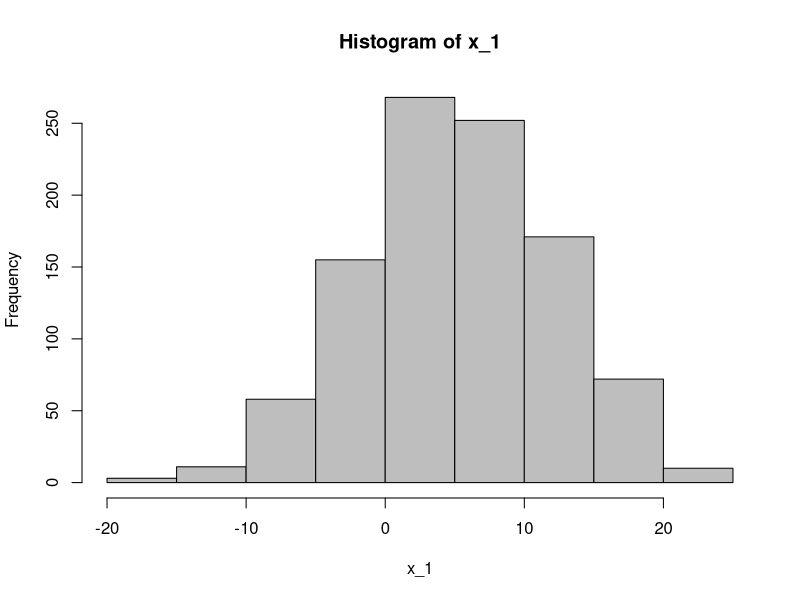
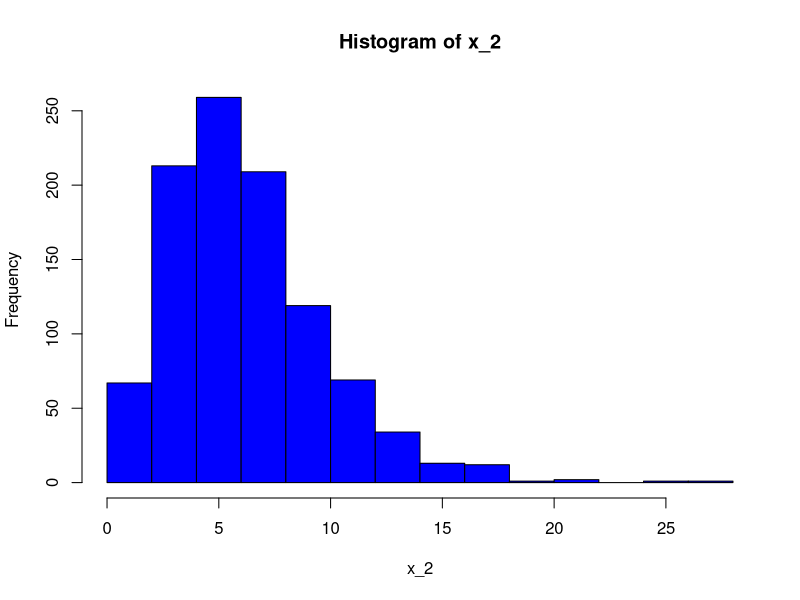
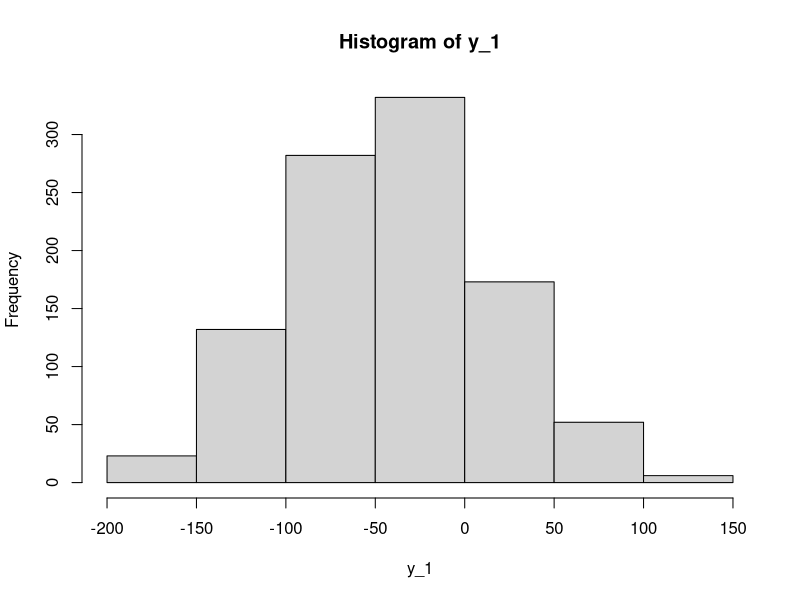
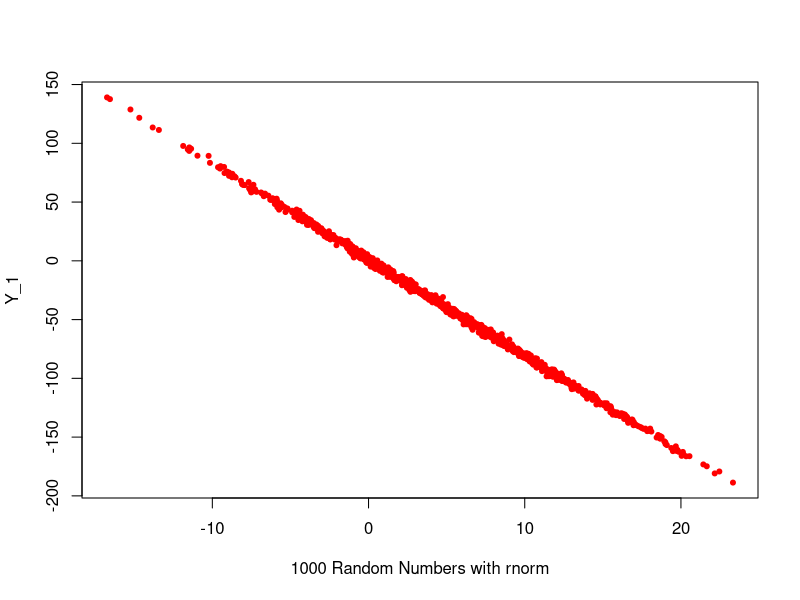
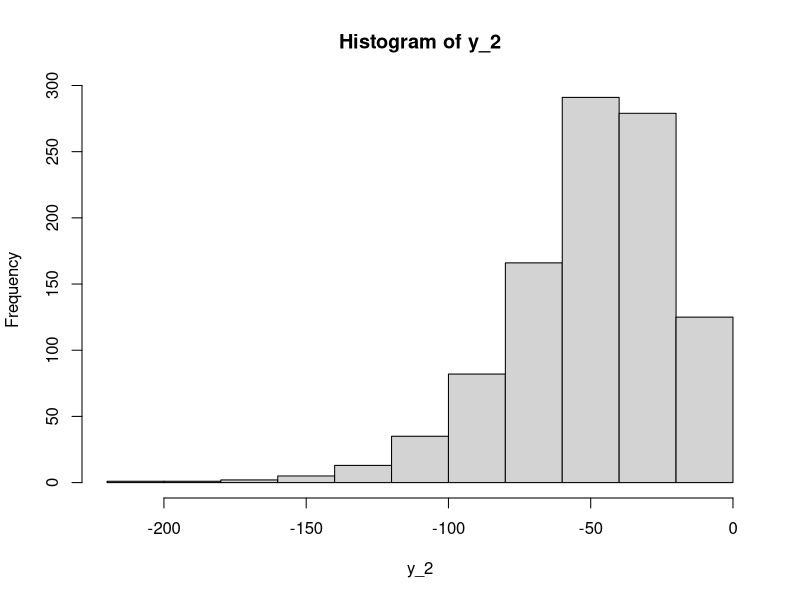
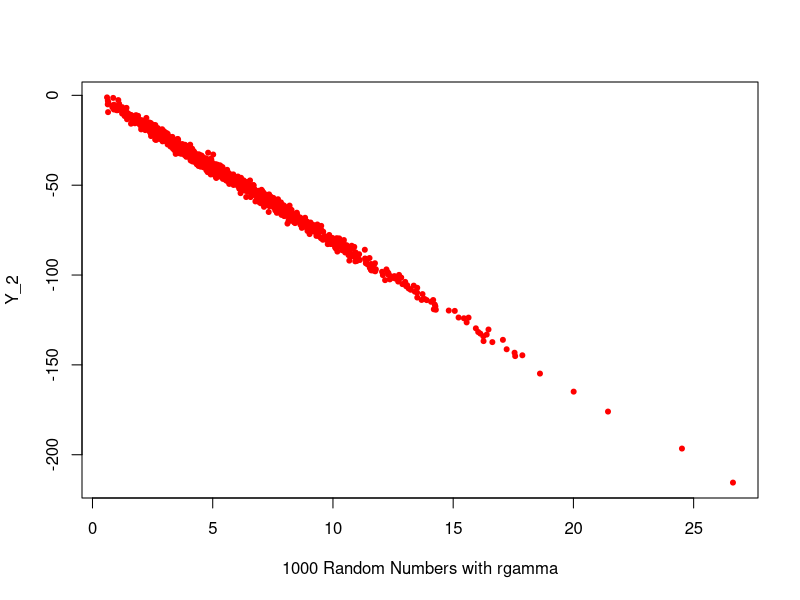

Generate these figures, in order, with R:
#Simulating fake random normal data
x_1 <- rnorm(1000,5,7) #1000 Random numbers mean 5 and standard deviation of 7

#Simulate gamma distrubation
x_2 <- rgamma (n = 1000, shape = 3, scale = 2)

#Plot data
hist(x_1, col = "gray") #plot p(x)
hist(x_2, col = "blue") #plot p(x)

true_error <- rnorm(1000,0,2)
true_beta_0 <- 1.1
true_beta_1 <- -8.2

y_1 <- true_beta_0 + true_beta_1*x_1 + true_error
hist(y_1) #plot p(y_1)
plot(x_1,y_1, pch=20, col= "red", xlab = "1000 Random Numbers with rnorm",
     ylab = "Y_1") #plot p(x,y)

#using gamma distrubation
y_2 <- true_beta_0 + true_beta_1*x_2 + true_error
hist(y_2) #plot p(y_2)
plot(x_2,y_2, pch=20, col= "red", xlab = "1000 Random Numbers with rgamma",
     ylab = "Y_2") #plot p(x,y)

#checking the original data
true_beta_0
true_beta_1

# Test the model
model_1 <- lm(formula = y_1~x_1)
model_2 <- lm(formula = y_2~x_2)

lm(formula = y_1 ~ x_1)
coefs_1 <- coef(model_1)

lm(formula = y_2 ~ x_2)
coefs_2 <- coef(model_2)
